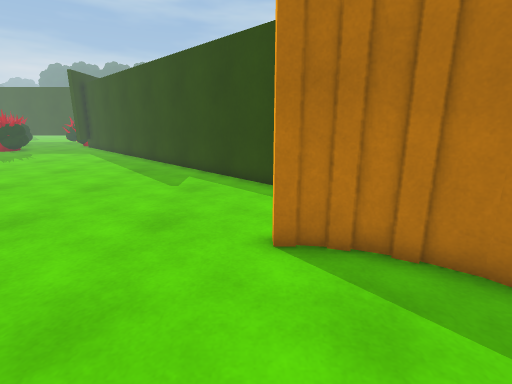
[1] (above)

16 first-person views from a walk through a Unity game level. The camera is 1.3 m above the floor, tilts 14° down and sees 85° across. Doors are open. The floor is counted in squares, 0.5 m on a side. Each view is taken from the middle of a square. On the plan, view 1 faces up. The plan holds only what a view shows up to about 19 squares ahead; the rest is blank. The place goes on beyond the plan. The player is left out.

[2]
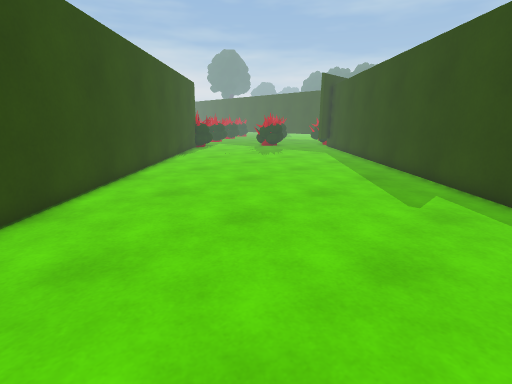

[3]
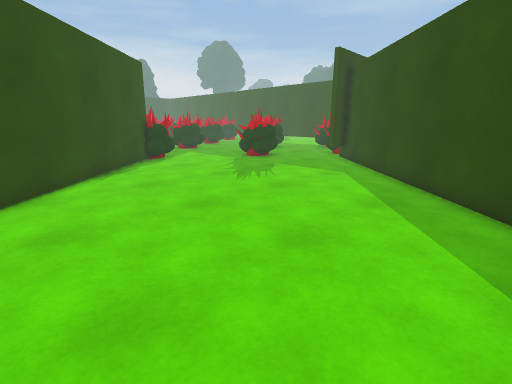

[4]
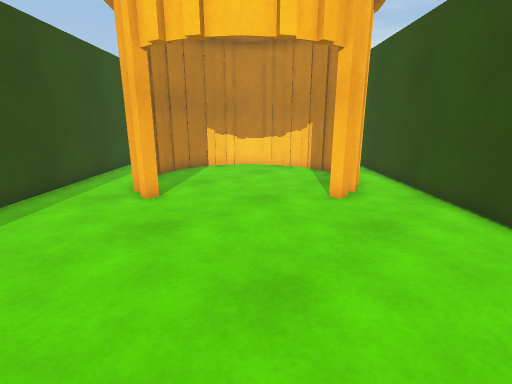

[5]
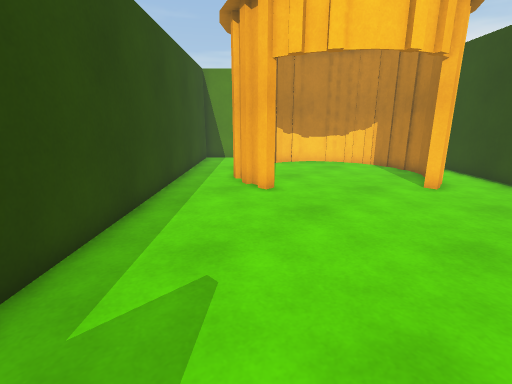

[6]
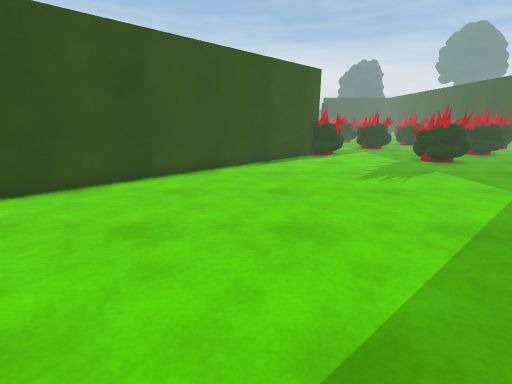

[7]
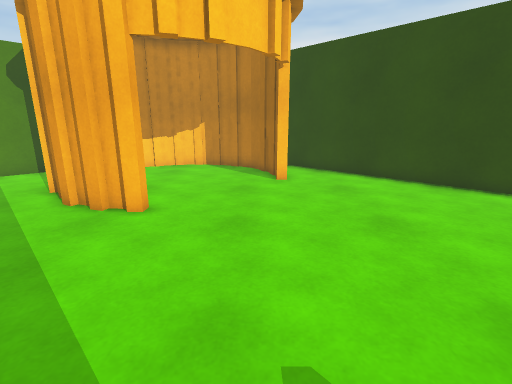

[8]
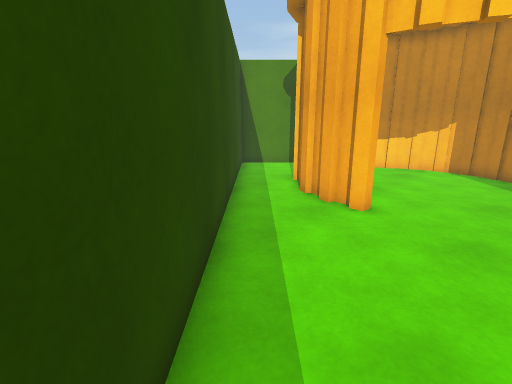

[9]
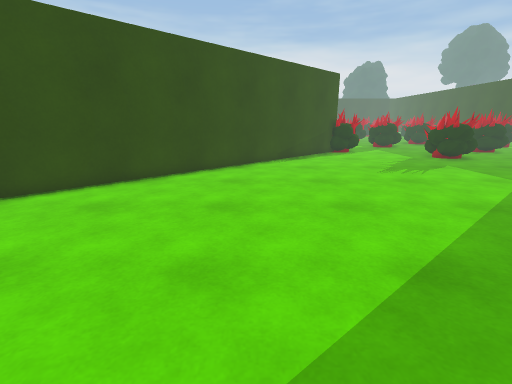

[10]
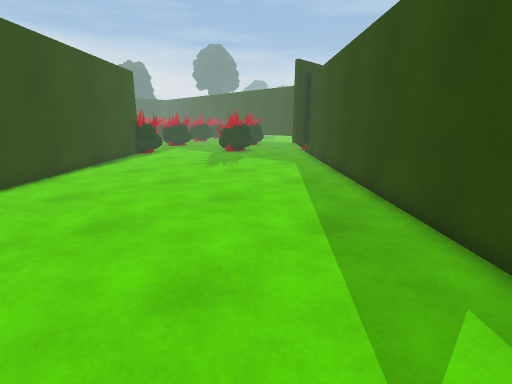

[11]
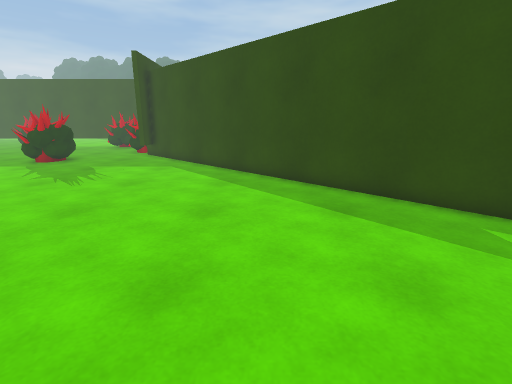

[12]
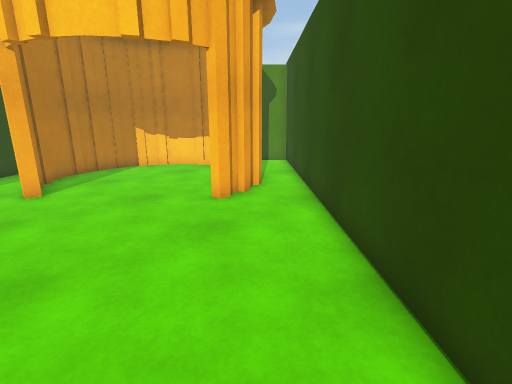

[13]
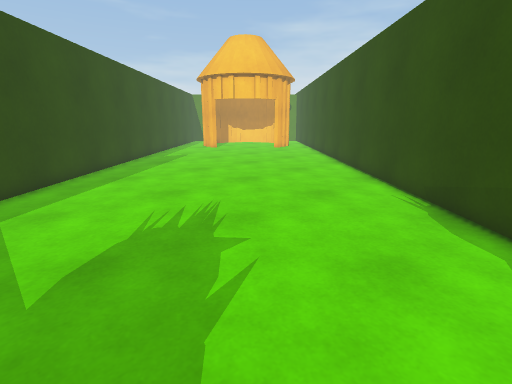

[14]
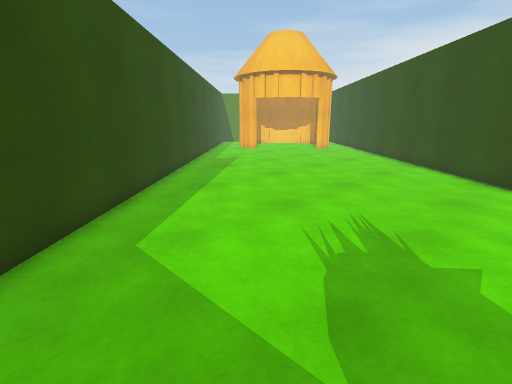

[15]
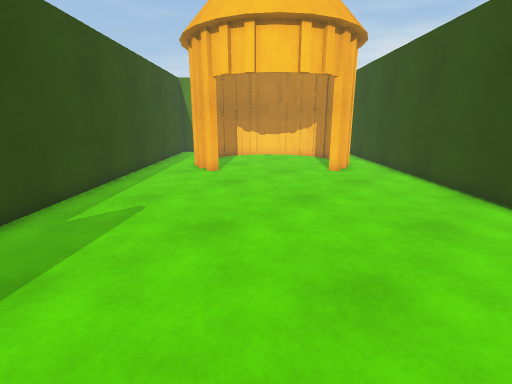

[16]
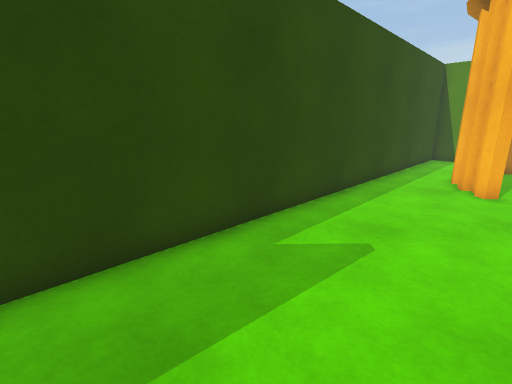

### Floor plan
Key: @ floor where view 1 was taken; # wall or solid block; . floor; O other object.
Columns run from 24 left of view 1 to 10 right of it. Each row starts with its distance up from view 1.
 26 OOO.......##
 25 OOO........##
 24 ............##
 23  ............##
 22  .............##
 21 ...............##
 20 ................##
 19 .................##
 18 ..................##
 17 ...................##
 16 #...................##
 15 ##...................##
 14  ##...................##
 13   ##...................##
 12    ##...................##
 11     ##...................##
 10      ##...................##
  9       ##...................##
  8        ##...................##
  7         ##...................##
  6          ##.............OOO...##
  5           ##..............OOO..##
  4            ##...............OO..##
  3             ##...............O...##
  2              ##..............O....#
  1               ##....O........O ...#
  0                ##...O...@....O  .##
 -1                 ##..OO.......O  ##
 -2                  ##..O......OO
 -3                   ##..OO..OOO
 -4                    ## .OOOO
 -5                     ##
 -6                      ##

Positions as (right, up) in squares from view 1, and headings:
1: (0, 0), facing up
2: (-1, 2), facing up-left
3: (-7, 10), facing up-left
4: (-9, 10), facing down-right
5: (-7, 14), facing down-right
6: (-4, 14), facing left
7: (-3, 14), facing down
8: (-3, 14), facing down-right
9: (-2, 12), facing left
10: (-3, 9), facing up-left
11: (-9, 7), facing up
12: (-12, 7), facing down-right
13: (-24, 24), facing down-right
14: (-20, 26), facing down-right
15: (-12, 15), facing down-right
16: (-9, 14), facing right
